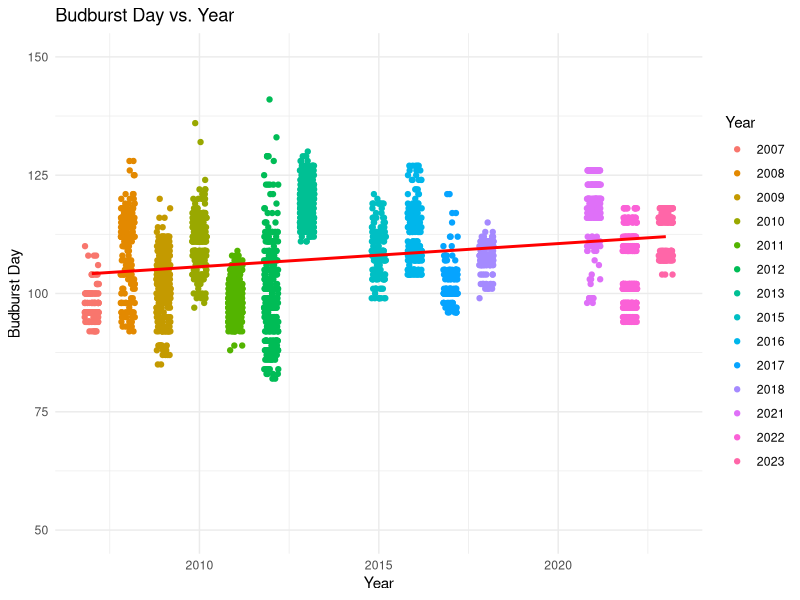
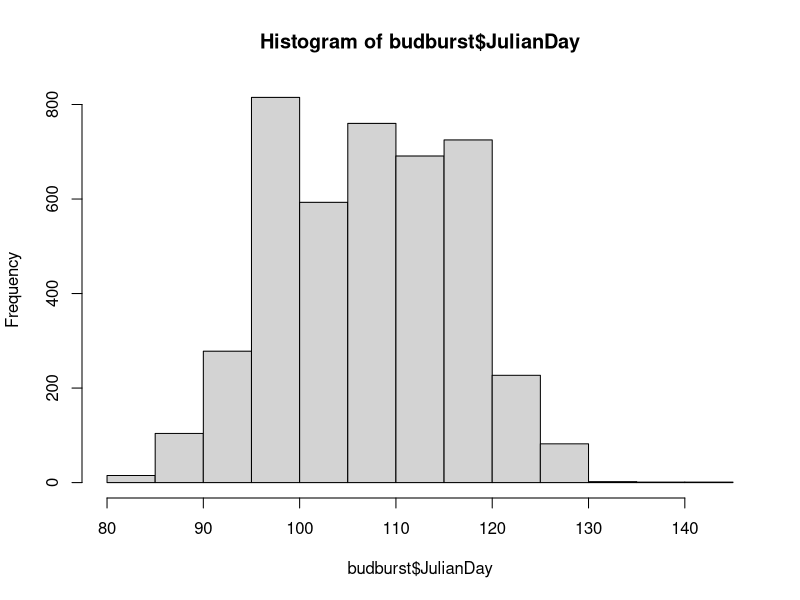
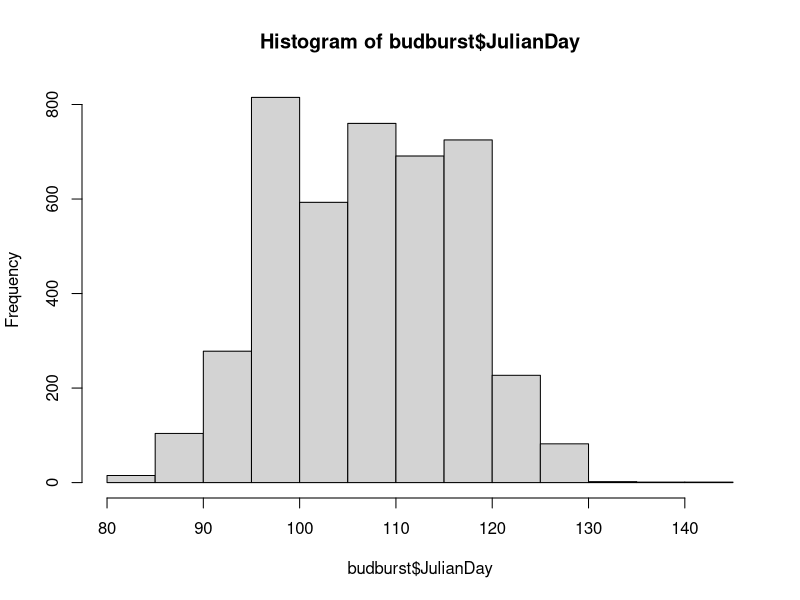
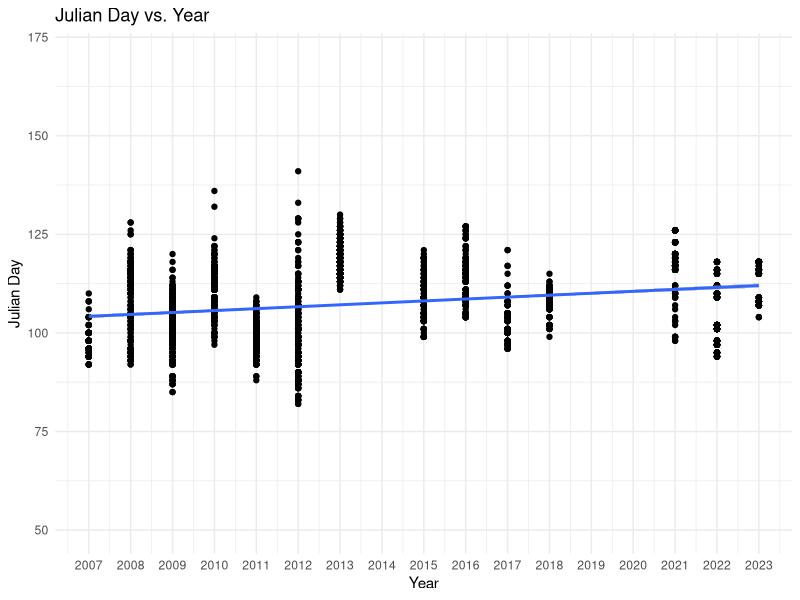
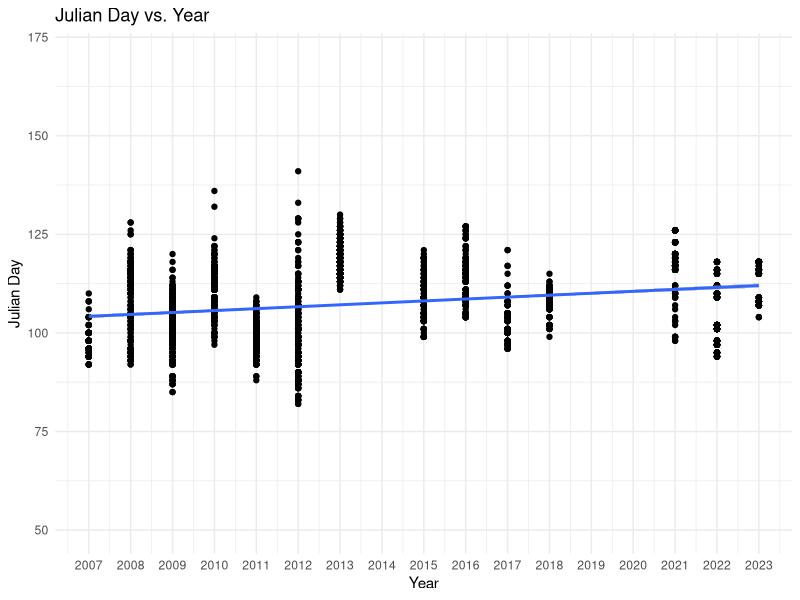

Reproduce these figures in R, in order.
#############################REFIT MODEL WITH ADJUSTED TREE IDS WHERE TREES ARE NOT SINGLE




#########requirements################
require(ggplot2)
library(lme4)


budburst <-read.csv("../data/budburstrepeatability.csv")

#M1 <- glm(JulianDay ~ Year, data = budburst, family = "gaussian")


ggplot(budburst, aes(x = Year, y = JulianDay)) +
  geom_jitter(width = 0.2, height = 0, aes(color = as.factor(Year))) +  # Adds jitter and colors each year differently
  geom_smooth(method = "lm", color = "RED", se = FALSE) +
  labs(x = "Year", y = "Budburst Day", title = "Budburst Day vs. Year", color = "Year") +
  scale_y_continuous(limits = c(50, 150)) +
  theme_minimal()



M_repeat_filtered <- lmer(JulianDay ~ Year + (1 | TreeID), data = budburst)

hist(budburst$JulianDay)

VarCorr(M_repeat_filtered)

summary(M_repeat_filtered)
hist(budburst$JulianDay)

p <- ggplot(budburst, aes(x = Year, y = JulianDay)) +
  geom_point() +  # plot data points
  geom_smooth(method = "glm", formula = y ~ x, method.args = list(family = "gaussian"), se = TRUE) +
  labs(title = "Julian Day vs. Year", x = "Year", y = "Julian Day") +
  scale_x_continuous(breaks = seq(min(budburst$Year), max(budburst$Year), by = 1)) +  # show each year
  scale_y_continuous(limits = c(50, 170)) +  # set y-axis from 0 to 365
  theme_minimal()

# Print the plot
print(p)

  

print(p)
